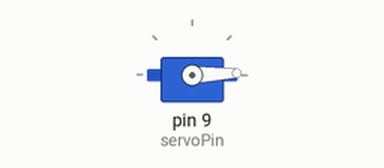
This sketch was run on a simulated Arduino Uno, built with avr-gcc and run on an emulated ATmega328P. Parts: servo. What the sketch prints to the serial monitor is not drawn.

Above: at 0.55 s.
At 1.95 s:
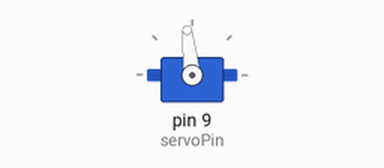
At 3.35 s:
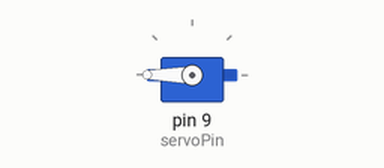
At 6.15 s:
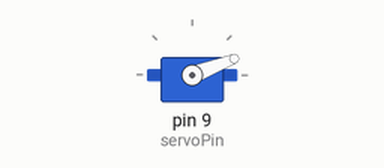
Timing chart, 0 to 8.9 s (numbered marks = the images above):
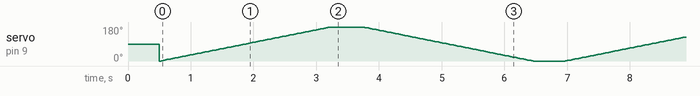

The sketch:

basic_sweep.ino
```cpp
#include <Servo.h>

Servo myServo;
const int servoPin = 9;  // PWM-capable pin

void setup() {
  Serial.begin(9600);

  myServo.attach(servoPin);
  myServo.write(90);  // Center position
  delay(500);

  Serial.println("Arduino Uno Servo initialized on Pin 9");
}

void loop() {
  // Sweep 0 to 180
  for (int pos = 0; pos <= 180; pos++) {
    myServo.write(pos);
    delay(15);
  }
  delay(500);

  // Sweep 180 to 0
  for (int pos = 180; pos >= 0; pos--) {
    myServo.write(pos);
    delay(15);
  }
  delay(500);
}
```
